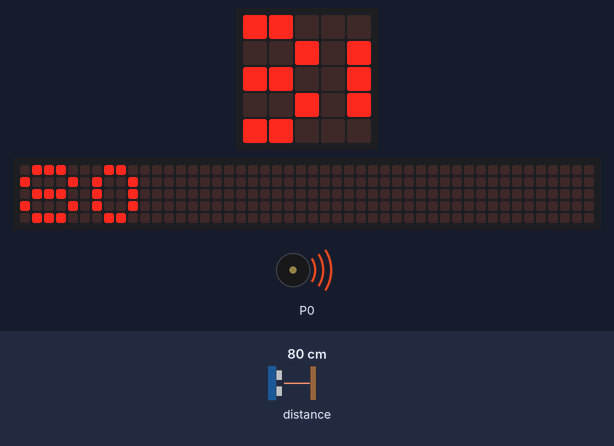
Simulated run of this program. Board: BBC micro:bit (MakeCode). Shown: the board's 5×5 LED display, a strip that is not on the board, showing the scrolling text unrolled, buzzer (waves = sounding). The test bench sets the inputs (shaded band); at power-on: distance to the obstacle 80 cm. The 48×5 strip is a reading aid, not a part: it shows the text the display is scrolling, unrolled, one strip-width of it at a time.

Above: at 1.2 s.
1.3 s: distance to the obstacle set to 2 cm
At 2.93 s:
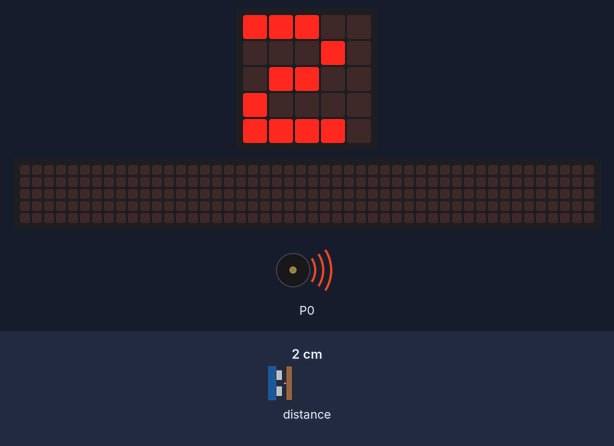
4.6 s: distance to the obstacle set to 4 cm
At 5.55 s:
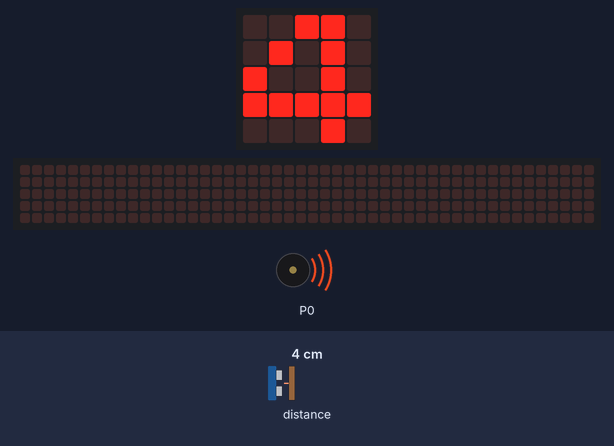
6.5 s: distance to the obstacle set to 9 cm
At 6.8 s:
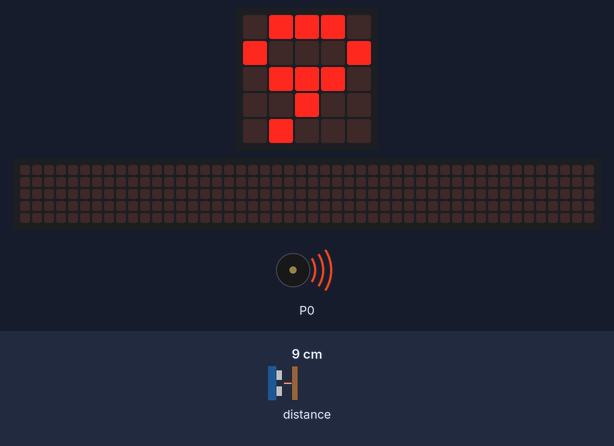
Timing chart, 0 to 14.4 s (numbered marks = the images above; inputs shaded):
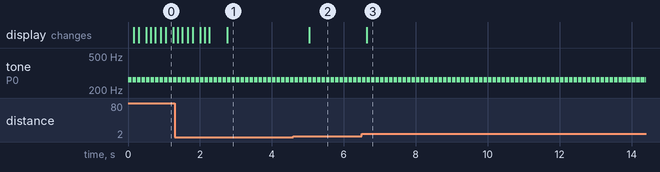

The program:

main.ts
```typescript
let cm = 0
basic.forever(function () {
    basic.showNumber(sonar.ping(
    DigitalPin.P1,
    DigitalPin.P2,
    PingUnit.Centimeters
    ))
    cm = sonar.ping(
    DigitalPin.P1,
    DigitalPin.P2,
    PingUnit.Centimeters
    )
})
basic.forever(function () {
    if (cm < 30) {
        music.playTone(262, 100)
    } else if (cm < 40) {
        music.playTone(262, 200)
    } else if (cm < 50) {
        music.playTone(262, 300)
    }
})
```

test.ts
```typescript
// 테스트는 여기로 이동합니다; 이 패키지가 확장으로 사용될 때 컴파일되지 않을 것 입니다.
```

Measured:
- after the input at 1.3 s, the display: first differs from a run without the input after 1.5 s (image 1)
- after the input at 4.6 s, the display: changes after 0.44 s (image 2)
- after the input at 6.5 s, the display: changes after 0.13 s (image 3)
- by itself, tone on P0: alternates 262 Hz for 0.10 s and silent for 0.03 s
